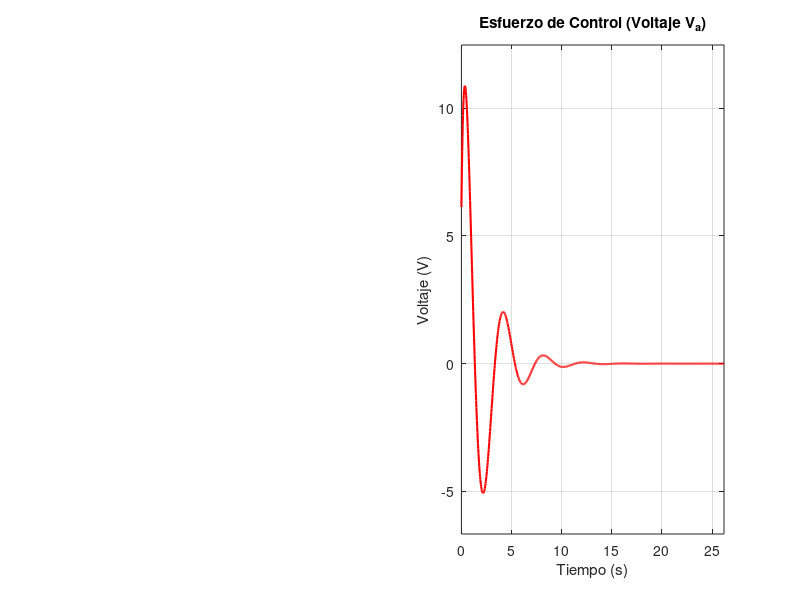

The MATLAB script that drew this image: (Note: this script raises an error after producing the figure.)
% =========================================================================
% Cap. 02 — ASIGNACIÓN DE POLOS EN ESPACIO DE ESTADOS (continuo, 3x3)
% -------------------------------------------------------------------------
% Propósito  : Diseñar K por realimentación de estados (`place`) sobre el
%              modelo continuo 3x3 del motor (ia, ω, θ) para controlar
%              posición angular; validar lazo cerrado y aplicar pre-
%              compensación estática K_dc.
% Aplicación : Motor BDC, salida = posición angular θ(t), C = [0 0 1].
% Parámetros : Didácticos (Ra=0.5, La=0.5, Kb=0.01, Je=0.01, Be=0.1).
% Muestreo   : — (continuo).
% Entradas   : Mp (sobreimpulso), tp (tiempo pico).
% Salidas    : Vector K, K_dc, polos LC y figura con respuesta al escalón
%              + esfuerzo de control.
% Doc        : docs/02_control_espacio_estados.md
% =========================================================================

clear; clc; close all;

%% 1. ESPECIFICACIONES DE DISEÑO (Para el comportamiento dominante)
disp('--- 1. Especificaciones de Diseño ---');
Mp = 0.40;  % Sobreimpulso máximo (40%)
tp = 2;   % Tiempo pico deseado (s)

zeta = -log(Mp) / sqrt(pi^2 + (log(Mp))^2);
wn = pi / (tp * sqrt(1 - zeta^2));

fprintf('Factor de amortiguamiento (zeta) : %.4f\n', zeta);
fprintf('Frecuencia natural (wn)          : %.4f rad/s\n', wn);

%% 2. SELECCIÓN DE LOS 3 POLOS
disp(' ');
disp('--- 2. Polos Deseados Lazo Cerrado ---');

% Polos dominantes (los que dan el comportamiento deseado)
sigma = zeta * wn;
wd = wn * sqrt(1 - zeta^2);

p1 = -sigma + 1i*wd; 
p2 = -sigma - 1i*wd;

% EL TERCER POLO: Lo colocamos 10 veces más rápido (más negativo) que sigma
% para que no afecte el sobreimpulso ni el tiempo pico.
p3 = -10 * sigma; 

P = [p1; p2; p3];
disp('Vector de polos a ubicar:');
disp(P);

%% 3. MODELO 3x3 (MOTOR DC CON POSICIÓN)
% Parámetros físicos
Ra = 0.5;     % Resistencia (Ohms)
La = 0.5;     % Inductancia (H)
Kb = 0.01;    % Constante del motor
Je = 0.01;    % Inercia (kg*m^2)
Be = 0.1;     % Fricción (N*m*s)

% Vector de estados: x1 = Corriente (ia), x2 = Velocidad (we), x3 = Posición (theta)
% Ecuaciones:
% di_a/dt = (-Ra/La)*i_a + (-Kb/La)*we + (1/La)*V
% dwe/dt  = (Kb/Je)*i_a  + (-Be/Je)*we
% dtheta/dt = 1 * we

A = [-Ra/La, -Kb/La,  0 ; 
      Kb/Je, -Be/Je,  0 ;
          0,      1,  0 ]; % La derivada de la posición es la velocidad

B = [1/La ; 
        0 ; 
        0 ];

C = [0, 0, 1];   % ¡OJO! Ahora medimos la posición (theta), el 3er estado
D = 0;

sys_planta = ss(A, B, C, D);

%% 4. DISEÑO DEL CONTROLADOR
disp('--- 3. Matriz de Ganancias K (1x3) ---');
% Calculamos K para ubicar los 3 polos
K = place(A, B, P);
fprintf('K = [%.4f, %.4f, %.4f]\n', K(1), K(2), K(3));

%% 5. VALIDACIÓN EN LAZO CERRADO Y PRE-COMPENSACIÓN
A_cl = A - B*K;

% NOTA TÉCNICA: Aunque la planta original tiene un integrador natural
% (la relación velocidad-posición), al aplicar u = -Kx cerramos el lazo y
% movemos TODOS los polos, perdiendo el integrador en el origen. 
% Por lo tanto, seguimos necesitando K_dc para asegurar que theta = 1 cuando Ref = 1.

sys_cl_sin_ajuste = ss(A_cl, B, C, D);
K_dc = 1 / dcgain(sys_cl_sin_ajuste); 

% Sistema Final
sys_cl_final = ss(A_cl, B*K_dc, C, D);

% Función ideal (solo de referencia gráfica)
G_ideal = tf(wn^2, [1, 2*zeta*wn, wn^2]);

%% 6. GRÁFICOS
% Horizonte temporal adaptativo a las especificaciones (Mp, tp):
% - Cubre ~3 tiempos de asentamiento del 2 % ( Ts2% ≈ 4/(zeta*wn) ) y al
%   menos 2.5*tp para que el pico y el régimen permanente sean visibles.
% - El paso dt se elige para tener ~1000 muestras en la ventana.
Ts_set = 4 / (zeta*wn);                  % tiempo de asentamiento aprox.
Tend   = max(2.5*tp, 3*Ts_set);          % horizonte de simulación
dt     = Tend / 1000;                    % resolución temporal

figure('Name', sprintf('Control de Posición Motor DC (Mp=%.0f%%, tp=%.2fs)', Mp*100, tp), ...
       'Position', [100, 100, 900, 400]);

% Gráfico 1: Respuesta al Escalón
subplot(1,2,1);
step(G_ideal, 'k--', Tend); hold on;
step(sys_cl_final, 'b-', Tend);
title('Seguimiento de Posición Angular (\theta)');
legend('2do Orden Ideal', 'Motor 3x3 Controlado', 'Location', 'SouthEast');
xlabel('Tiempo (s)'); ylabel('Posición Angular (rad)');
xlim([0 Tend]);
grid on;

% Gráfico 2: Esfuerzo de Control (Voltaje aplicado)
% ¿Qué voltaje le estamos exigiendo al motor? Es vital para un ingeniero saberlo.
% u(t) = -K*x(t) + K_dc*r(t). Simularemos la entrada de referencia y calcularemos 'u'
subplot(1,2,2);
t = 0:dt:Tend;
r = ones(size(t)); % Escalón unitario de referencia
[y, t, x] = lsim(sys_cl_final, r, t); % Simulamos para obtener los estados 'x' en el tiempo
u = -x*K' + K_dc*r'; % Ley de control
plot(t, u, 'r', 'LineWidth', 1.5);
title('Esfuerzo de Control (Voltaje V_a)');
xlabel('Tiempo (s)'); ylabel('Voltaje (V)');
xlim([0 Tend]);
% Margen vertical del 10 % alrededor del rango observado de u(t)
u_min = min(u); u_max = max(u);
u_pad = 0.10 * max(abs(u_max - u_min), eps);
ylim([u_min - u_pad, u_max + u_pad]);
grid on;

%% 7. RESULTADOS NUMÉRICOS
info_real = stepinfo(sys_cl_final);
disp('--- 4. Verificación de Resultados ---');
fprintf('Sobreimpulso Esperado: %.2f %% | Obtenido: %.2f %%\n', Mp*100, info_real.Overshoot);
fprintf('Tiempo Pico Esperado : %.4f s  | Obtenido: %.4f s\n', tp, info_real.PeakTime);
